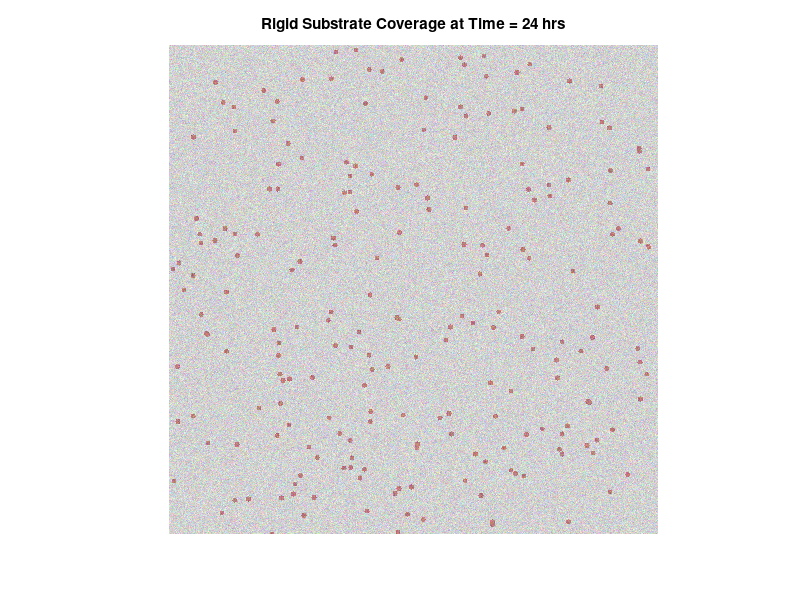
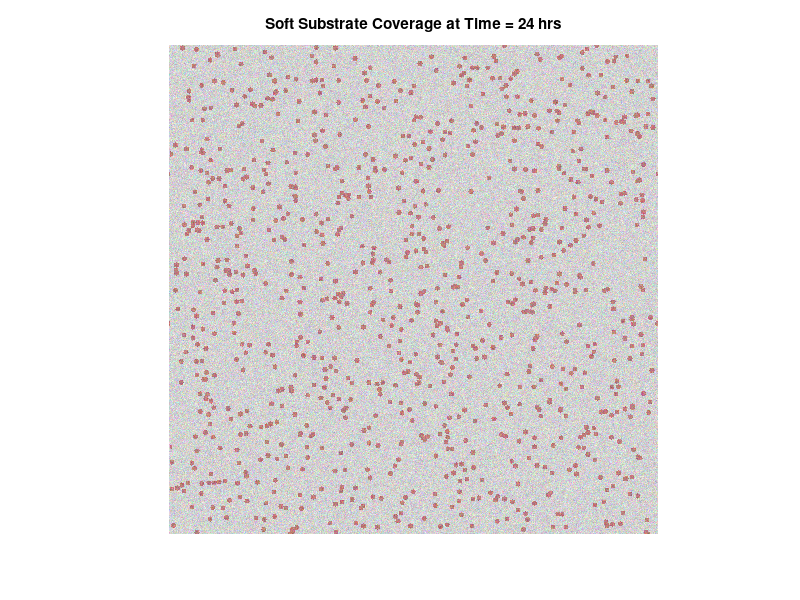

Write MATLAB code to recreate these figures, in order.
function runkMCsimulation()

    % Assumptions:                                                                           
    %   - Bacteria: E_bacteria = 100 MPa, nu_bacteria = 0.3.
    % 
    % Experimental data:
    %   - Rigid substrate: E_substrate = 91 MPa.
    %   - Hydro-softened substrate:  E_substrate = 1.8 MPa.
    % 
    % The composite effective moduli:
    %   1/E_eff = (1 - nu_b^2)/E_bacteria + (1 - nu_s^2)/E_substrate.
    %
    % Based on our fitted-paramteres from simulation
    %   - For rigid: delta_gamma = Jm^-2 gives U_threshold = -1.6×10e-12 J.
    %   - For hydro-softened:  delta_gamma = 1.49 Jm^-2 gives U_threshold = -1.25×10e-12 J.
    %
    % The simulation uses a logistic growth model (timePoints: 6, 12, 18, 24 hrs).
    % For each particle, random DLVO parameters are drawn, and adhesion is decided
    % based on whether the computed xDLVO energy is below the substrate-specific threshold.
    
    %% 1. Growth and Simulation Parameters
    N0 = 0.3;         % Initial optical density
    r_growth = 0.4;   % Growth rate (hr^-1)
    K = 2.0;          % Carrying capacity (OD)
    logisticFun = @(t) K ./ (1 + ((K-N0)/N0).*exp(-r_growth*t));
    
    timePoints = [6, 12, 18, 24];  
    totalParticles = 1000;         
    
    % Simulation domain (binary image mask)
    planeWidth = 1024;
    planeHeight = 1024;
    simMask_rigid = false(planeHeight, planeWidth);
    simMask_soft  = false(planeHeight, planeWidth);
    
    %% 2. Material Parameters
    E_bacteria = 100e6;   
    nu_bacteria = 0.3;
    
    % Substrate properties:
    % Rigid substrate:
    E_substrate_rigid = 91e6;   % 91 MPa
    % Hydro-softened substrate:
    E_substrate_soft = 1.8e6;   % 1.8 MPa
    nu_substrate = 0.3;         % assumed same for both
    
    % Effective contact radius (R) set to 1 µm:
    R_eff = 1e-6; % 1 µm
    
    DeltaGamma_rigid = 6.43; 
    DeltaGamma_soft  = 1.49; 
    
    % Compute composite effective moduli:
    E_eff_rigid = computeEffectiveModulus(E_bacteria, nu_bacteria, E_substrate_rigid, nu_substrate);
    E_eff_soft  = computeEffectiveModulus(E_bacteria, nu_bacteria, E_substrate_soft, nu_substrate);
    
    % Calculate Griffith thresholds:
    thresholdRigid = calculateGriffithThreshold(E_eff_rigid, R_eff, DeltaGamma_rigid);
    thresholdSoft  = calculateGriffithThreshold(E_eff_soft, R_eff, DeltaGamma_soft);
    fprintf('Computed Rigid Threshold: %.2e J\n', thresholdRigid);
    fprintf('Computed Soft  Threshold: %.2e J\n', thresholdSoft);
    
    %% 3. xDLVO Stochastic Parameter Ranges
    HamakerRange = [0.5e-20, 5e-20]; % in J
    Psi0Range    = [10e-3, 50e-3]; % in V
    IonicStrengthRange = [10e-3, 100e-3]; % in mol/L
    HydrationRange     = [1e-20, 1e-19]; % in J
    separation = 5e-9; % 5 nm
    
    %% 4. Figure Windows for Visualization
    figRigid = figure('Name','Rigid Substrate Adhesion');
    figSoft  = figure('Name','Soft Substrate Adhesion');
    
    backgroundColor = [209, 209, 209] / 255;  
    bacteriaColor   = [188, 124, 124] / 255;  
    noiseVariance = 0.005;  
    
    %% 5. KMC Simulation Loop Over Time Points
    totalAdheredRigid = 0;
    totalAdheredSoft  = 0;
    
    for t = timePoints
        fractionNow = logisticFun(t) / K;  
        numParticles = round(fractionNow * totalParticles);
        
        for p = 1:numParticles
            % --- Rigid Substrate ---
            [AH_r, Psi0_r, Ion_r, Hyd_r] = randomDLVOparams(HamakerRange, Psi0Range, IonicStrengthRange, HydrationRange);
            xE_rigid = calcXDLVOEnergy(AH_r, Psi0_r, Ion_r, Hyd_r, separation);
            if xE_rigid <= thresholdRigid
                totalAdheredRigid = totalAdheredRigid + 1;
                simMask_rigid = addParticleToMask(simMask_rigid);
            end
            
            % --- Hydro-softened Substrate ---
            [AH_s, Psi0_s, Ion_s, Hyd_s] = randomDLVOparams(HamakerRange, Psi0Range, IonicStrengthRange, HydrationRange);
            xE_soft = calcXDLVOEnergy(AH_s, Psi0_s, Ion_s, Hyd_s, separation);
            if xE_soft <= thresholdSoft
                totalAdheredSoft = totalAdheredSoft + 1;
                simMask_soft = addParticleToMask(simMask_soft);
            end
        end
        
        coloredRigid = convertMaskToColoredImage(simMask_rigid, backgroundColor, bacteriaColor);
        coloredRigidNoisy = imnoise(coloredRigid, 'gaussian', 0, noiseVariance);
        
        coloredSoft = convertMaskToColoredImage(simMask_soft, backgroundColor, bacteriaColor);
        coloredSoftNoisy = imnoise(coloredSoft, 'gaussian', 0, noiseVariance);
        
        figure(figRigid);
        imshow(coloredRigidNoisy);
        title(['Rigid Substrate Coverage at Time = ', num2str(t), ' hrs']);
        imwrite(coloredRigidNoisy, sprintf('Rigid_Adhesion_at_%02dhrs.png', t));
        
        figure(figSoft);
        imshow(coloredSoftNoisy);
        title(['Soft Substrate Coverage at Time = ', num2str(t), ' hrs']);
        imwrite(coloredSoftNoisy, sprintf('Soft_Adhesion_at_%02dhrs.png', t));
        
        fprintf('Time = %d hrs: Rigid adhered = %d, Soft adhered = %d\n', t, totalAdheredRigid, totalAdheredSoft);
        pause(1);
    end
    
    %% 6. Final Report
    ratio = (totalAdheredSoft + 1) / (totalAdheredRigid + 1);
    fprintf('\n=== Final Results ===\n');
    fprintf('Total Rigid Adhered: %d\n', totalAdheredRigid);
    fprintf('Total Soft  Adhered: %d\n', totalAdheredSoft);
    fprintf('Final Adhesion Ratio (Soft/Rigid) = %.2f\n', ratio);
end

%% computeEffectiveModulus
function E_effective = computeEffectiveModulus(E_bacteria, nu_bacteria, E_substrate, nu_substrate)
    E_effective = 1 / ((1 - nu_bacteria^2)/E_bacteria + (1 - nu_substrate^2)/E_substrate);
end

%% calculateGriffithThreshold
function U_threshold = calculateGriffithThreshold(E_eff, R, DeltaGamma)
    U_threshold = - (R^(4/3)) * (E_eff^(-2/3)) * ((DeltaGamma)^(5/3));
end

%% addParticleToMask
function simMask = addParticleToMask(simMask)
    [maskHeight, maskWidth] = size(simMask);
    cx = randi(maskWidth);
    cy = randi(maskHeight);
    radius = 5;  
    [xx, yy] = meshgrid(1:maskWidth, 1:maskHeight);
    circleMask = (xx - cx).^2 + (yy - cy).^2 <= radius^2;
    simMask = simMask | circleMask;
end

%% randomDLVOparams
function [AH, Psi0, IonicStrength, Hydration] = randomDLVOparams(HamakerRange, Psi0Range, IonicStrengthRange, HydrationRange)
    AH = HamakerRange(1) + rand()*(HamakerRange(2) - HamakerRange(1));
    Psi0 = Psi0Range(1) + rand()*(Psi0Range(2) - Psi0Range(1));
    IonicStrength = IonicStrengthRange(1) + rand()*(IonicStrengthRange(2) - IonicStrengthRange(1));
    Hydration = HydrationRange(1) + rand()*(HydrationRange(2) - HydrationRange(1));
end

%% calcXDLVOEnergy
function xDLVO_Energy = calcXDLVOEnergy(AH, Psi0, IonicStrength, Hydration, r)
    epsilon0 = 8.854e-12;  % F/m
    epsilonR = 78.5;       % dimensionless
    kB = 1.38064852e-23;   % J/K
    T = 298;               % K
    NA = 6.022e23;         % 1/mol
    e = 1.60217662e-19;    % C
    
    I_m3 = IonicStrength * 1000;
    
    kappa = sqrt((2 * NA * I_m3 * e^2) / (epsilon0 * epsilonR * kB * T));
    
    U_el = (64 * epsilon0 * epsilonR * kB * T / kappa) * ...
           tanh((e * Psi0)/(4*kB*T))^2 * exp(-kappa*r);
    
    U_vdw = -AH / (6 * r);
    
    decayLength = 1e-9;
    U_hydration = Hydration * exp(-r/decayLength);
    
    xDLVO_Energy = U_vdw + U_el + U_hydration;
end

%% convertMaskToColoredImage
function rgbImage = convertMaskToColoredImage(mask, backgroundColor, bacteriaColor)
    [rows, cols] = size(mask);
    rgbImage = repmat(reshape(backgroundColor, [1,1,3]), rows, cols);
    
    for channel = 1:3
        temp = rgbImage(:,:,channel);
        temp(mask) = bacteriaColor(channel);
        rgbImage(:,:,channel) = temp;
    end
end